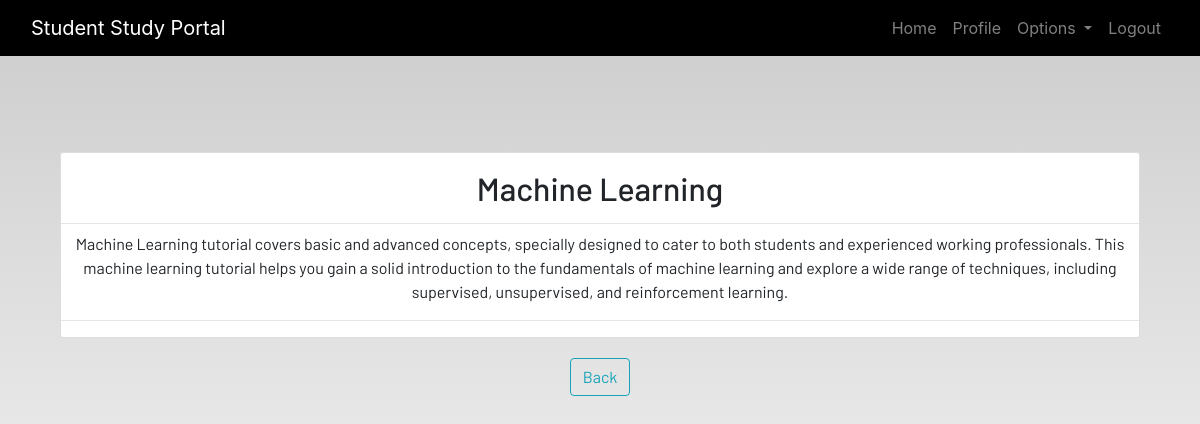
The page /note-info/17 (signed in) on the database its author committed.
### dashboard/models.py (models this page shows, shortened)
class Notes(models.Model):
    user = models.ForeignKey(User, on_delete = models.CASCADE)
    title = models.CharField(max_length=100)
    description = models.TextField()
    class Meta:
        verbose_name = 'notes'
        verbose_name_plural = 'notes'

### dashboard/views.py (the view)
# urls.py: path('note-info/<int:pk>', note_info, name = 'note-info'),
@login_required
def note_info(request, pk):
    note = Notes.objects.get(id=pk)
    referer = request.META.get('HTTP_REFERER', '/')
    return render(request, 'dashboard/notes_detail.html', context={'notes': note, 'referer': referer})

### dashboard/templates/dashboard/notes_detail.html
{% extends 'dashboard/base.html' %}
{% load static %}
{% block content %}
<section class='text-center container'>
    <div class="container">
        <div class="content-section p-0 mt-5">
            <div class="m-3">
                <h2>{{notes.title}}</h2>
            </div>
            <hr class="p-0 m-0">
            <p class="m-2">
                {{notes.description}}
            </p>
            <hr>
        </div>
    </div>
    <div class="form-group">
        <a href="{{ referer }}" class="btn btn-outline-info">
            Back
        </a>
    </div>
</section>
{% endblock content %}

### static/css/main.css (style rules this page uses)
html { scroll-behavior: smooth; height: 100%; width: 100%; }
a { text-decoration: none !important; color: black; }
html, body { max-width: 100%; overflow-x: hidden; height: 100%; width: 100%; }
body { background: linear-gradient(rgba(0, 0, 0, 0.2), rgba(255, 255, 255, 0.5)); overflow-x: hidden; background-repeat: no-repeat; }
.content-section { background: #ffffff; padding: 10px 20px; border: 1px solid #dddddd; border-radius: 3px; margin-bottom: 20px; }

### rows shown on the page
Notes: title "Machine Learning", description "Machine Learning tutorial covers basic and advanced concepts, specially designed to cater to both students and experienced working professionals. This machine learning tutorial helps you gain a solid introduction to the fundamentals of machine learning and explore a wide range of techniques, including supervised, unsupervised, and reinforcement learning."
